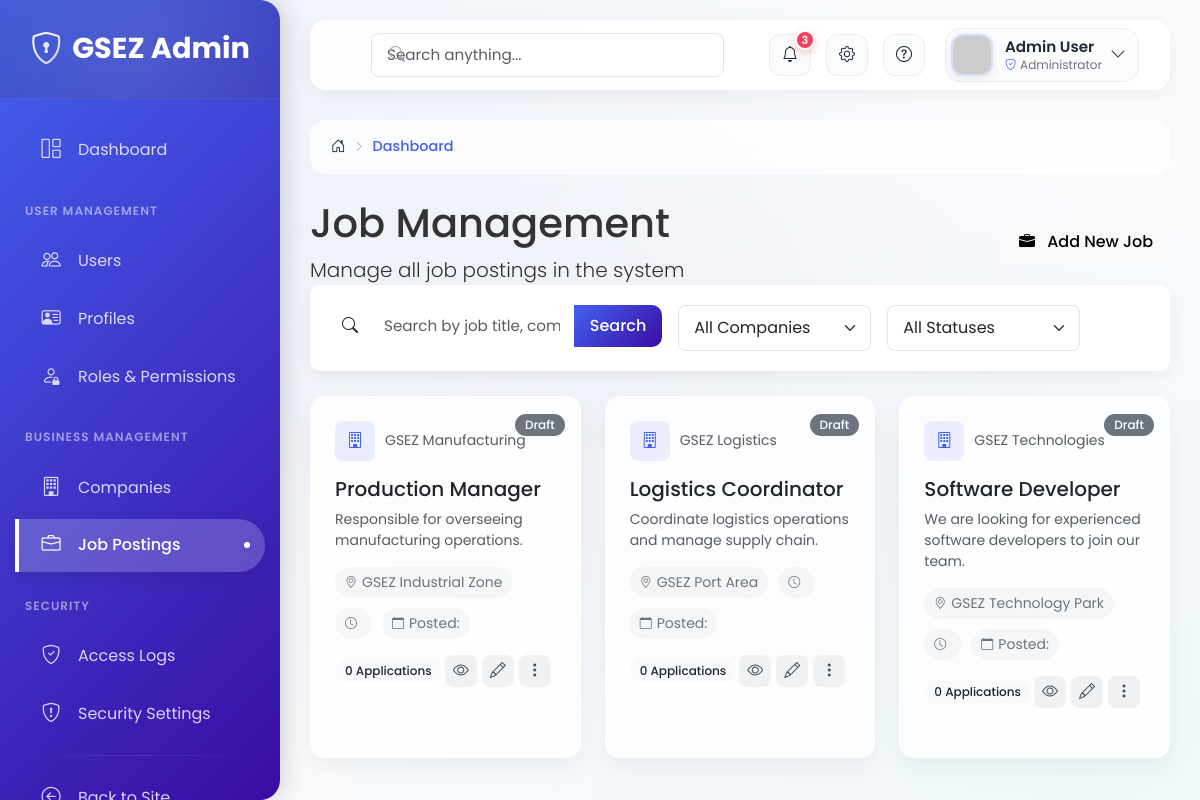
Page /custom-admin/jobs/ (signed in) on the committed database.
### profile_system/models.py (models this page shows, shortened)
class UserRole(models.Model):
    ROLE_CHOICES = [
        ('admin', 'Administrator'),
        ('hr', 'HR Manager'),
        ('security', 'Security Personnel'),
        ('user', 'Regular User'),
        ('company', 'Company Representative'),
    ]
    user = models.OneToOneField(User, on_delete=models.CASCADE, related_name='user_role')
    role = models.CharField(max_length=20, choices=ROLE_CHOICES, default='user')
    is_skip_profile = models.BooleanField(default=False, help_text="Whether user has skipped profile creation")
    created_at = models.DateTimeField(auto_now_add=True)
    updated_at = models.DateTimeField(auto_now=True)
    @property
    def is_admin(self):
        return self.role == 'admin'

class JobPosting(models.Model):
    company = models.ForeignKey(Company, on_delete=models.CASCADE, related_name='job_postings')
    title = models.CharField(max_length=255)
    description = models.TextField()
    requirements = models.TextField()
    location = models.CharField(max_length=255)
    salary_range = models.CharField(max_length=100, blank=True)
    posted_date = models.DateTimeField(auto_now_add=True)
    closing_date = models.DateField()
    is_active = models.BooleanField(default=True)

class Company(models.Model):
    name = models.CharField(max_length=255)
    registration_number = models.CharField(max_length=100, unique=True)
    address = models.TextField()
    location = models.CharField(max_length=255, default="Gabon Special Economic Zone")
    contact_email = models.EmailField()
    contact_phone = models.CharField(max_length=20)
    website = models.URLField(blank=True)
    industry = models.CharField(max_length=100, default="Manufacturing")
    description = models.TextField(blank=True)
    founded_year = models.IntegerField(default=2000)
    logo = models.ImageField(upload_to='company_logos/', blank=True, null=True)
    cover_image = models.ImageField(upload_to='company_covers/', blank=True, null=True)
    STATUS_CHOICES = [
        ('active', 'Active'),
        ('pending', 'Pending'),
        ('suspended', 'Suspended'),
    ]
    status = models.CharField(max_length=20, choices=STATUS_CHOICES, default='active')
    rating = models.FloatField(default=4.0)
    review_count = models.IntegerField(default=0)

### profile_system/views.py (the view, shortened to what this page needs)
# urls.py: path('custom-admin/jobs/', views.admin_jobs, name='admin_jobs'),
@login_required
def admin_jobs(request):
    try:
        user_role = request.user.user_role
        if not user_role.is_admin and not request.user.is_staff:
            messages.error(request, 'You do not have permission to access this page.')
            return redirect('home')
    except UserRole.DoesNotExist:
        if not request.user.is_staff:
            messages.error(request, 'You do not have permission to access this page.')
            return redirect('home')
    search_query = request.GET.get('search', '')
    company_filter = request.GET.get('company_filter', '')
    status_filter = request.GET.get('status_filter', '')
    jobs = JobPosting.objects.all().select_related('company').order_by('-posted_date')
    if company_filter:
        jobs = jobs.filter(company_id=company_filter)
    if status_filter == 'active':
        jobs = jobs.filter(is_active=True)
    elif status_filter == 'inactive':
        jobs = jobs.filter(is_active=False)
    companies = Company.objects.all().order_by('name')
    paginator = Paginator(jobs, 10)  # Show 10 jobs per page
    page = request.GET.get('page')
    jobs = paginator.get_page(page)
    context = {
        'jobs': jobs,
        'companies': companies,
    }
    return render(request, 'admin/jobs/index.html', context)

### templates/admin/jobs/index.html (shortened to what this page needs)
{% extends "admin/base.html" %}
{% block jobs_active %}active{% endblock %}
{% block content %}
<div class="page-header" data-aos="fade-down">
    <div class="row align-items-center">
        <div class="col-md-6">
            <h1 class="mb-2">Job Management</h1>
            <p class="mb-0 lead">Manage all job postings in the system</p>
        </div>
        <div class="col-md-6 text-md-end mt-3 mt-md-0">
            <a href="{% url 'admin_job_create' %}" class="btn btn-light" data-aos="fade-left">
                <i class="bi bi-briefcase-fill me-2"></i> Add New Job
            </a>
        </div>
    </div>
</div>
<div class="search-box" data-aos="fade-up">
    <form method="get" class="row g-3">
        <div class="col-md-5">
            <div class="input-group">
                <span class="input-group-text bg-transparent border-0">
                    <i class="bi bi-search"></i>
                </span>
                <input type="text" name="search" class="form-control search-input border-0"
                       placeholder="Search by job title, company or location"
                       value="{{ request.GET.search|default:'' }}">
                <button type="submit" class="btn btn-primary">Search</button>
            </div>
        </div>
        <div class="col-md-3">
            <select name="company_filter" id="company_filter" class="form-select filter-select" onchange="this.form.submit()">
                <option value="">All Companies</option>
            </select>
        </div>
        <div class="col-md-3">
            <select name="status_filter" id="status_filter" class="form-select filter-select" onchange="this.form.submit()">
                <option value="">All Statuses</option>
            </select>
        </div>
        <div class="col-md-1 text-end">
        </div>
    </form>
</div>
<div class="row" data-aos="fade-up">
    {% for job in jobs %}
    <div class="col-md-6 col-lg-4 mb-4">
        <div class="card job-card">
            <div class="card-body">
                <div class="job-status">
                    {% if job.status == 'open' %}
                        <span class="badge bg-success">Open</span>
                    {% elif job.status == 'closed' %}
                        <span class="badge bg-danger">Closed</span>
                    {% else %}
                        <span class="badge bg-secondary">Draft</span>
                    {% endif %}
                </div>
                <div class="job-company">
                    <div class="job-company-logo">
                        <i class="bi bi-building"></i>
                    </div>
                    <div>
                        <p class="mb-0 small text-muted">{{ job.company.name }}</p>
                    </div>
                </div>
                <h5 class="card-title mb-2">{{ job.title }}</h5>
                <p class="text-muted mb-3 small">{{ job.description|truncatechars:100 }}</p>
                <div class="job-meta">
                    <div class="job-meta-item">
                        <i class="bi bi-geo-alt"></i>
                        <span>{{ job.location }}</span>
                    </div>
                    <div class="job-meta-item">
                        <i class="bi bi-clock"></i>
                    </div>
                    <div class="job-meta-item">
                        <i class="bi bi-calendar"></i>
                        <span>Posted: {{ job.created_at|date:"M d, Y" }}</span>
                    </div>
                </div>
                <div class="d-flex justify-content-between align-items-center mt-3">
                    <span class="badge bg-light text-dark">{{ job.applications.count }} Applications</span>
                    <div class="d-flex">
                        <a href="{% url 'admin_job_view' job.id %}" class="action-btn view" title="View Job">
                            <i class="bi bi-eye"></i>
                        </a>
                        <a href="{% url 'admin_job_edit' job.id %}" class="action-btn edit" title="Edit Job">
                            <i class="bi bi-pencil"></i>
                        </a>
                        <div class="dropdown d-inline-block">
                            <button class="action-btn" type="button" data-bs-toggle="dropdown" title="More Actions">
                                <i class="bi bi-three-dots-vertical"></i>
                            </button>
                        </div>
                    </div>
                </div>
            </div>
        </div>
    </div>
    {% endfor %}
</div>
{% endblock %}

### templates/admin/base.html (shortened to what this page needs)
{% load static %}
<!DOCTYPE html>
<html lang="en">
<head>
    <link href="https://cdn.jsdelivr.net/npm/bootstrap@5.3.0/dist/css/bootstrap.min.css" rel="stylesheet">
    <link rel="stylesheet" href="https://cdn.jsdelivr.net/npm/bootstrap-icons@1.11.1/font/bootstrap-icons.css">
    <link href="https://unpkg.com/aos@2.3.1/dist/aos.css" rel="stylesheet">
</head>
<body>
    <div class="sidebar">
        <div class="sidebar-header">
            <a href="{% url 'admin_dashboard' %}" class="sidebar-logo">
                <i class="bi bi-shield-lock"></i>
                <span>GSEZ Admin</span>
            </a>
        </div>
        <div class="sidebar-menu">
            <a href="{% url 'admin_dashboard' %}" class="menu-item {% block dashboard_active %}{% endblock %}">
                <i class="bi bi-grid-1x2"></i>
                <span>Dashboard</span>
            </a>
            <div class="menu-category">User Management</div>
            <a href="{% url 'admin_users' %}" class="menu-item {% block users_active %}{% endblock %}">
                <i class="bi bi-people"></i>
                <span>Users</span>
            </a>
            <a href="{% url 'admin_profiles' %}" class="menu-item {% block profiles_active %}{% endblock %}">
                <i class="bi bi-person-vcard"></i>
                <span>Profiles</span>
            </a>
            <a href="{% url 'role_management' %}" class="menu-item {% block roles_active %}{% endblock %}">
                <i class="bi bi-person-lock"></i>
                <span>Roles & Permissions</span>
            </a>
            <div class="menu-category">Business Management</div>
            <a href="{% url 'admin_companies' %}" class="menu-item {% block companies_active %}{% endblock %}">
                <i class="bi bi-building"></i>
                <span>Companies</span>
            </a>
            <a href="{% url 'admin_jobs' %}" class="menu-item {% block jobs_active %}{% endblock %}">
                <i class="bi bi-briefcase"></i>
                <span>Job Postings</span>
            </a>
            <div class="menu-category">Security</div>
            <a href="#" class="menu-item {% block access_logs_active %}{% endblock %}">
                <i class="bi bi-shield-check"></i>
                <span>Access Logs</span>
            </a>
            <a href="#" class="menu-item {% block security_active %}{% endblock %}">
                <i class="bi bi-shield-exclamation"></i>
                <span>Security Settings</span>
            </a>
            <div class="menu-divider"></div>
            <a href="{% url 'home' %}" class="menu-item">
                <i class="bi bi-arrow-left-circle"></i>
                <span>Back to Site</span>
            </a>
        </div>
    </div>
    <div class="main-content">
        <div class="header">
            <div class="header-search d-none d-md-block">
                <div class="position-relative">
                    <input type="text" class="form-control search-input" placeholder="Search anything...">
                    <i class="bi bi-search search-icon"></i>
                </div>
            </div>
            <div class="header-right">
                <div class="header-icon notification-icon-wrapper" id="notificationDropdown">
                    <i class="bi bi-bell"></i>
                    <span class="notification-badge">3</span>
                </div>
                <div class="header-icon" data-bs-toggle="tooltip" data-bs-placement="bottom" title="Settings">
                    <i class="bi bi-gear"></i>
                </div>
                <div class="header-icon" data-bs-toggle="tooltip" data-bs-placement="bottom" title="Help">
                    <i class="bi bi-question-circle"></i>
                </div>
                <div class="user-dropdown dropdown position-relative">
                    <div class="user-info" data-bs-toggle="dropdown" data-bs-auto-close="outside">
                        <img src="{% if request.user.profile.photo %}{{ request.user.profile.photo.url }}{% else %}https://via.placeholder.com/40{% endif %}" alt="{{ request.user.get_full_name }}" class="user-avatar">
                        <div class="d-none d-md-block">
                            <div class="user-name">{{ request.user.get_full_name }}</div>
                            <div class="user-role">
                                <i class="bi bi-shield-check"></i>
                                {% if request.user.user_role %}
                                    {{ request.user.user_role.get_role_display }}
                                {% else %}
                                    Administrator
                                {% endif %}
                            </div>
                        </div>
                        <i class="bi bi-chevron-down ms-2"></i>
                    </div>
                </div>
            </div>
        </div>
        <div class="breadcrumb-wrapper">
            <nav aria-label="breadcrumb">
                <ol class="breadcrumb">
                    <li class="breadcrumb-item"><a href="{% url 'admin_dashboard' %}"><i class="bi bi-house-door"></i></a></li>
                    {% block breadcrumbs %}
                    <li class="breadcrumb-item active" aria-current="page">Dashboard</li>
                    {% endblock %}
                </ol>
            </nav>
        </div>
        <div class="container-fluid px-0">
            {% block content %}{% endblock %}
        </div>
    </div>
</body>
</html>

### rows in the picture
JobPosting: company.name "GSEZ Manufacturing", title "Production Manager", description "Responsible for overseeing manufacturing operations.", location "GSEZ Industrial Zone", applications.count "0"
JobPosting: company.name "GSEZ Logistics", title "Logistics Coordinator", description "Coordinate logistics operations and manage supply chain.", location "GSEZ Port Area", applications.count "0"
JobPosting: company.name "GSEZ Technologies", title "Software Developer", description "We are looking for experienced software developers to join our team.", location "GSEZ Technology Park", applications.count "0"

### other values in the picture
{{ request.user.get_full_name }} "Admin User"
{{ request.user.user_role.get_role_display }} "Administrator"
